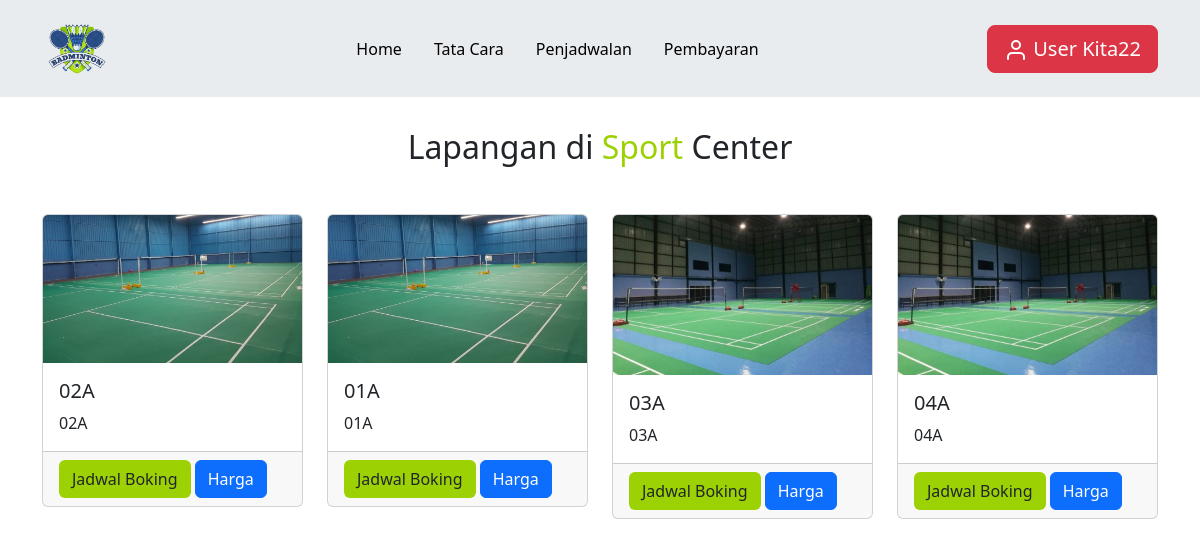
Page /user/index.php?pg=lapangan (signed in) on the committed database.
### tables this page shows
CREATE TABLE `user` (
  `id_user` int(10) NOT NULL,
  `nama_lengkap` varchar(50) NOT NULL,
  `email` varchar(50) NOT NULL,
  `password` varchar(50) NOT NULL,
  `no_hp` varchar(50) NOT NULL,
  `akses` enum('admin','user','kepala') NOT NULL
);

CREATE TABLE `lapangan` (
  `id_lap` int(10) NOT NULL,
  `no_lap` varchar(11) NOT NULL,
  `deskripsi` varchar(20) NOT NULL,
  `foto` varchar(50) NOT NULL
);

### user/content/lapangan.php (the view, shortened to what this page needs)
<section class="lapangan" id="lapangan">
    <div class="container">
    <h2 class="text-head">Lapangan di <span>Sport</span> Center </h2>
    <div class="row" id="load_data">
      <?php
        $query = "SELECT * FROM lapangan ORDER BY id_lap ASC";
        $dewan1 = $koneksi->prepare($query);
        $dewan1->execute();
        $res1 = $dewan1->get_result();
        while ($row = $res1->fetch_assoc()) {
          $foto = $row["foto"];
          $judul = $row["no_lap"];
          $deskripsi = $row["deskripsi"];
      ?>
        <div class="col-sm-3 mb-3">
          <div class="card">
            <img src="../admin/img/<?php echo $foto; ?>" class="card-img-top" alt="gambar">
            <div class="card-body">
              <h5 class="card-title"><?php echo $judul; ?></h5>
              <p class="card-text"><?php echo $deskripsi; ?></p>
            </div>
            <div class="card-footer">
            <a href="?pg=jadwal&&id_lap=<?= $row["id_lap"]; ?>" class="btn btn-inti">Jadwal Boking</a> <button type="button" class="btn btn-primary" data-bs-toggle="modal" data-bs-target="#exampleModal">
              Harga
            </button>
              </div>
          </div>
        </div>
        <?php } ?>
    </div>
  </section>

### user/index.php (shortened to what this page needs)
<?php
include '../inc/koneksi.php';
$id_user = $_SESSION['id_user'];
$query = mysqli_query($koneksi,"SELECT * FROM user WHERE id_user = '$id_user' ");
$data = mysqli_fetch_array($query);
?>
<!doctype html>
<html lang="en">
<head>
  <link rel="stylesheet" href="../style.css">
  <link href="https://cdn.jsdelivr.net/npm/bootstrap@5.3.0-alpha3/dist/css/bootstrap.min.css" rel="stylesheet">
</head>
<body>
  <div class="container">
    <nav class="navbar fixed-top bg-body-secondary navbar-expand-lg">
      <div class="container">
        <a class="navbar-brand" href="index.php">
          <img src="../img/badminton.png" alt="Logo" width="70" height="70" class="d-inline-block align-text-top">
        </a>
        <div class="collapse navbar-collapse" id="navbarSupportedContent">
          <ul class="navbar-nav mx-auto mb-2 mb-lg-0">
            <li class="nav-item ">
              <a class="nav-link active" aria-current="page" href="?pg=home">Home</a>
            </li>
            <li class="nav-item">
              <a class="nav-link active" aria-current="page" href="?pg=tata_cara" >Tata Cara</a>
            </li>
            <li class="nav-item">
              <a class="nav-link active" aria-current="page" href="?pg=lapangan">Penjadwalan</a>
            </li>
            <li class="nav-item">
              <a class="nav-link active" aria-current="page" href="?pg=pembayaran">Pembayaran</a>
            </li>
          </ul>
          <a href="../inc/logout.php" onclick="return confirm('Apakah Anda Akan Logout?')" class="btn btn-danger btn-lg"><i data-feather="user"></i> <?php echo $data['nama_lengkap'];?></a>
        </div>
      </div>
    </nav>
  </div>
  <?php
  switch (@$_GET['pg']) {
      case 'lapangan':
        include'content/lapangan.php';
        break;
  }
  ?>
</body>
</html>

### style.css (style rules this page uses)
:root { --primary: #9cd203; --hover: #79a300; --bg: #eeeeee; }
.text-head { margin-top: 8rem; }
.btn-inti { background-color: var(--primary) !important; }
.nav-item { margin: 3px !important; padding: 5px; }
.about h2, .pembayaran h2, .contact h2, .lapangan h2 { text-align: center; font-size: 2rem; margin-bottom: 3rem; }
.about h2 span, .pembayaran h2 span, .contact h2 span, .lapangan h2 span { color: var(--primary); }

### rows in the picture
user: nama_lengkap "User Kita22"
lapangan: foto (picture), no_lap "02A", deskripsi "02A"
lapangan: foto (picture), no_lap "01A", deskripsi "01A"
lapangan: foto (picture), no_lap "03A", deskripsi "03A"
lapangan: foto (picture), no_lap "04A", deskripsi "04A"
